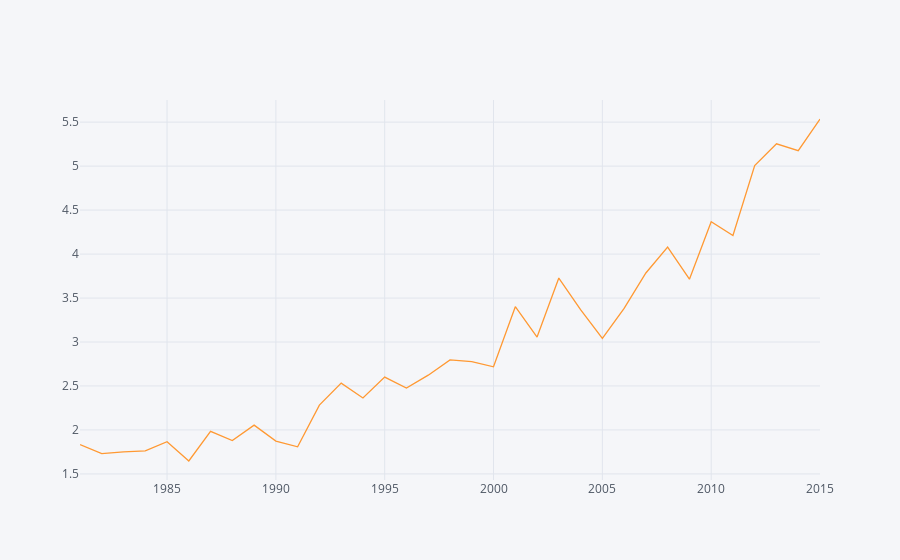

Write notebook code for a chart like this one.
### Code cell
prod_ha_milho = milho/a_milho

prod_ha_milho.iplot()

### Figure 1 — Plotly figure (JSON) as saved in the notebook; plotly's stock layout.template omitted (floating-point values rounded to 4 significant figures)
{"data": [{"name": "valor", "text": "", "mode": "lines", "y": [1.833, 1.731, 1.75, 1.761, 1.866, 1.647, 1.985, 1.879, 2.055, 1.874, 1.808, 2.283, 2.532, 2.363, 2.6, 2.476, 2.623, 2.796, 2.777, 2.718, 3.402, 3.056, 3.727, 3.367, 3.04, 3.382, 3.785, 4.08, 3.714, 4.367, 4.211, 5.006, 5.254, 5.176, 5.536], "x": ["1981-01-01", "1982-01-01", "1983-01-01", "1984-01-01", "1985-01-01", "1986-01-01", "1987-01-01", "1988-01-01", "1989-01-01", "1990-01-01", "1991-01-01", "1992-01-01", "1993-01-01", "1994-01-01", "1995-01-01", "1996-01-01", "1997-01-01", "1998-01-01", "1999-01-01", "2000-01-01", "2001-01-01", "2002-01-01", "2003-01-01", "2004-01-01", "2005-01-01", "2006-01-01", "2007-01-01", "2008-01-01", "2009-01-01", "2010-01-01", "2011-01-01", "2012-01-01", "2013-01-01", "2014-01-01", "2015-01-01"], "line": {"color": "rgba(255, 153, 51, 1.0)", "dash": "solid", "shape": "linear", "width": 1.3}, "type": "scatter"}], "layout": {"title": {"font": {"color": "#4D5663"}}, "paper_bgcolor": "#F5F6F9", "plot_bgcolor": "#F5F6F9", "yaxis": {"tickfont": {"color": "#4D5663"}, "zerolinecolor": "#E1E5ED", "title": {"text": "", "font": {"color": "#4D5663"}}, "gridcolor": "#E1E5ED", "showgrid": true}, "xaxis": {"tickfont": {"color": "#4D5663"}, "zerolinecolor": "#E1E5ED", "title": {"text": "", "font": {"color": "#4D5663"}}, "gridcolor": "#E1E5ED", "showgrid": true}, "legend": {"bgcolor": "#F5F6F9", "font": {"color": "#4D5663"}}}}
